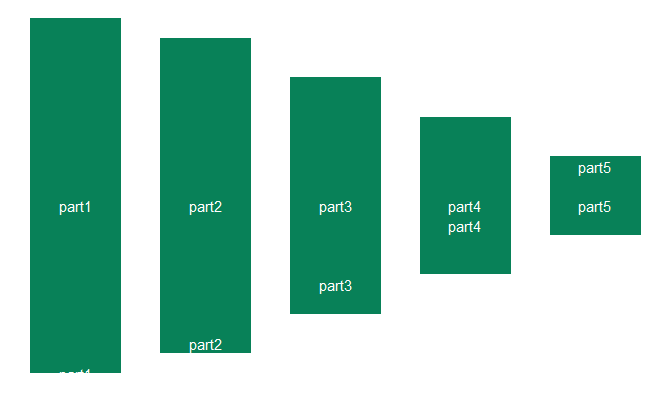

R code for this plot:
#漏斗图以漏斗的形式直观的表现100%的数据，每一部分都
library(ggplot2)
library(dplyr)
library(tidyr)
library(reshape2)
scpoe<-c(0.9,0.8,0.6,0.4,0.2)
part<-paste0('part',c(1:5))
order<-1:5
help<-(1-scpoe)/2
dat<-data.frame(scpoe,part,order,help)
dat1<-melt(dat,id.vars = c('part','order'),variable.name = 'perform',value.name = 'scpoe')
#dat1<-gather(data=dat,perform,scope,-part,-order)
color<-c("#FFFFFF","#088158")
p<-ggplot()+geom_bar(data=dat1,aes(order,scpoe,fill=perform),stat = 'identity',position = 'stack',width = 0.7)+scale_fill_manual(values = sort(color))

#修饰
p1<-p+geom_text(data = dat1,aes(x=order,y=help+scpoe/2-.025,label=factor(part)),col="white",size=4)+theme_nothing()
